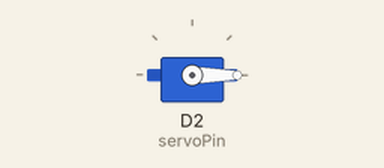
Bench run of a sketch on a simulated ESP8266 (NodeMCU). Parts: servo.

Above: at 0.05 s.
At 1.5 s:
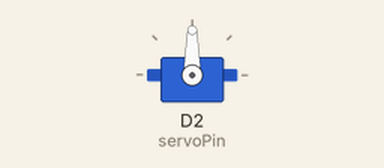
At 3.0 s:
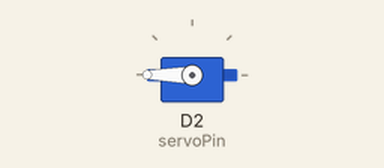
Timing chart, 0 to 6.9 s (numbered marks = the images above):
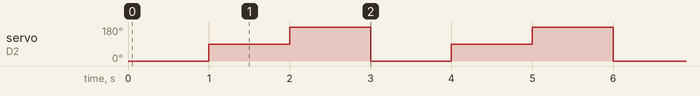

Measured:
- by itself, servo on D2 (servoPin): repeats every 3.0 s: 180° 1.0 s, 0° 1.0 s, 90° 1.0 s

The sketch:

Servo_interfacing.ino
```cpp
#include <Servo.h>

const int servoPin = D2; // GPIO pin connected to the servo signal wire
Servo myServo;          // Create a Servo object

void setup() {
  myServo.attach(servoPin); // Attach the servo to the pin
}

void loop() {
  // Move the servo to 0 degrees
  myServo.write(0);
  delay(1000); // Wait for 1 second

  // Move the servo to 90 degrees
  myServo.write(90);
  delay(1000); // Wait for 1 second

  // Move the servo to 180 degrees
  myServo.write(180);
  delay(1000); // Wait for 1 second
}
```
